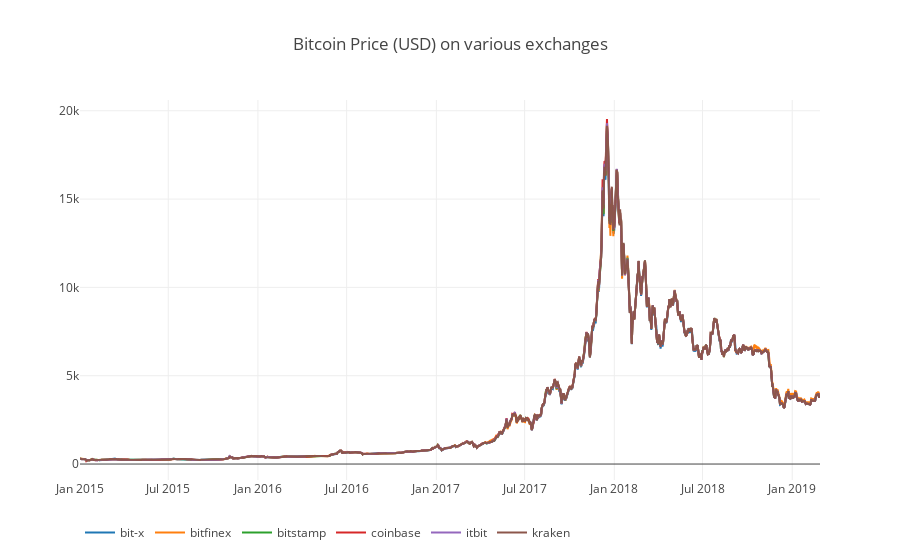

Notebook code cell kept with this figure:
### Code cell
# Plot all of the BTC exchange prices
df_scatter(data, 'Bitcoin Price (USD) on various exchanges')

### Figure 1 — Plotly figure (JSON) as saved in the notebook; plotly's stock layout.template omitted (floating-point values rounded to 4 significant figures; data arrays with more than 128 entries replaced by an {"elided": "..."} marker saying what was removed)
{"data": [{"name": "bit-x", "type": "scatter", "uid": "2aad3fcd-f0ec-426c-8ce8-9c99f324d1b5", "visible": true, "x": {"elided": "1519 str values"}, "y": {"elided": "1519 float values"}}, {"name": "bitfinex", "type": "scatter", "uid": "806c81d7-96e0-4677-aa51-77566de6a71e", "visible": true, "x": {"elided": "1519 str values"}, "y": {"elided": "1519 float values"}}, {"name": "bitstamp", "type": "scatter", "uid": "a4084326-aaf9-46a6-9344-4e27cee9d224", "visible": true, "x": {"elided": "1519 str values"}, "y": {"elided": "1519 float values"}}, {"name": "coinbase", "type": "scatter", "uid": "9e7a6d7f-5848-48c6-b69a-ff9324b60fcc", "visible": true, "x": {"elided": "1519 str values"}, "y": {"elided": "1519 float values"}}, {"name": "itbit", "type": "scatter", "uid": "543aabeb-a40d-420b-aa71-ddb5b6a5ea5f", "visible": true, "x": {"elided": "1519 str values"}, "y": {"elided": "1519 float values"}}, {"name": "kraken", "type": "scatter", "uid": "110a5255-cf71-40fe-8158-e2a6bd1d3c79", "visible": true, "x": {"elided": "1519 str values"}, "y": {"elided": "1519 float values"}}], "layout": {"legend": {"orientation": "h"}, "title": "Bitcoin Price (USD) on various exchanges", "xaxis": {"type": "date"}, "yaxis": {"showticklabels": true, "title": "", "type": "linear"}}}
